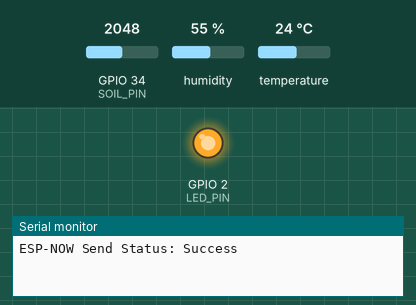
The program below on a simulated ESP32. Parts: output pins drawn as LEDs (lit = HIGH), the last lines printed to the serial monitor. The inputs (shaded band) are chosen by the test bench; at power-on: GPIO 34 (SOIL_PIN) = 2048, humidity 55 %, temperature 24 °C.

Above: at 0.1 s.
At 10.8 s:
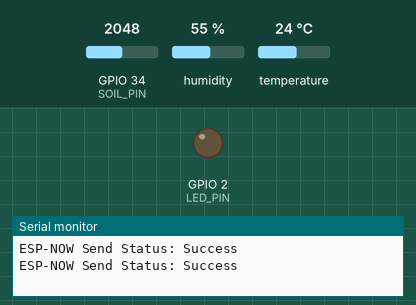
10.9 s: GPIO 34 (SOIL_PIN) set to 1019
20.9 s: GPIO 34 (SOIL_PIN) set to 914
At 21.6 s:
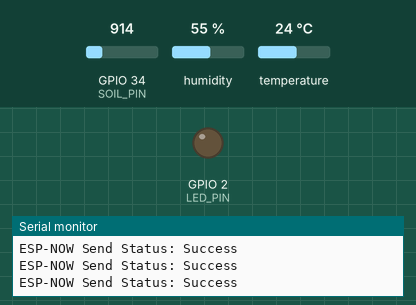
Timing chart, 0 to 23.9 s (numbered marks = the images above; inputs shaded):
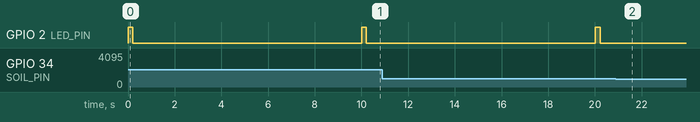

The program:

main.cpp
```cpp
#include <Arduino.h>
#include <esp_now.h>
#include <WiFi.h>
#include <DHT.h>

// Sensor Pins and Config
#define DHTPIN 4          // DHT22 data pin
#define DHTTYPE DHT22     // DHT22 sensor type
DHT dht(DHTPIN, DHTTYPE);
#define SOIL_PIN 34       // Soil moisture analog pin
#define LED_PIN 2         // LED for send status

// Gateway MAC Address (replace with your Gateway ESP32's MAC from WiFi.macAddress())
uint8_t gatewayMac[] = {0x8C, 0x4F, 0x00, 0x27, 0xB3, 0xF0};  // Example: Use hex bytes

// Structured Data for ESP-NOW (ensures type safety and easy parsing)
typedef struct {
  float temperature;
  float humidity;
  float moisture;
} SensorData;

// Callback for ESP-NOW send status (integration: visual feedback for debugging)
void OnDataSent(const uint8_t *mac_addr, esp_now_send_status_t status) {
  digitalWrite(LED_PIN, status == ESP_NOW_SEND_SUCCESS ? HIGH : LOW);  // LED high on success
  Serial.print("ESP-NOW Send Status: ");
  Serial.println(status == ESP_NOW_SEND_SUCCESS ? "Success" : "Fail");
  delay(200);  // Brief blink
  digitalWrite(LED_PIN, LOW);
}

void setup() {
  Serial.begin(115200);  // For debugging via Serial Monitor
  pinMode(LED_PIN, OUTPUT);
  dht.begin();  // Initialize DHT22

  // Initialize Wi-Fi in STA mode (required for ESP-NOW, but no connection needed)
  WiFi.mode(WIFI_STA);

  // Initialize ESP-NOW
  if (esp_now_init() != ESP_OK) {
    Serial.println("Error initializing ESP-NOW");
    while (1);  // Halt on failure (senior practice: fail fast)
  }

  // Register send callback
  esp_now_register_send_cb(OnDataSent);

  // Add Gateway as peer
  esp_now_peer_info_t peerInfo = {};
  memcpy(peerInfo.peer_addr, gatewayMac, 6);
  peerInfo.channel = 0;  // Auto-select channel
  peerInfo.encrypt = false;  // No encryption (add if needed for security)
  if (esp_now_add_peer(&peerInfo) != ESP_OK) {
    Serial.println("Failed to add peer");
    while (1);
  }
}

void loop() {
  // Read sensors
  float temp = dht.readTemperature();  // Celsius
  float hum = dht.readHumidity();      // %
  int soil_raw = analogRead(SOIL_PIN); // 0-4095 (calibrate: dry ~4095, wet ~1000)
  float soil = map(soil_raw, 4095, 1000, 0, 100);  // Map to 0-100% (invert for moisture; adjust based on tests)

  // Data validation (integration: prevent bad data from propagating to ML)
  if (isnan(temp) || isnan(hum) || soil < 0 || soil > 100) {
    Serial.println("Sensor reading error - skipping send");
    delay(1000);  // Retry sooner
    return;
  }

  // Package data
  SensorData data = {temp, hum, soil};

  // Send via ESP-NOW (low-power, direct peer-to-peer)
  esp_err_t result = esp_now_send(gatewayMac, (uint8_t *)&data, sizeof(data));
  if (result != ESP_OK) {
    Serial.println("ESP-NOW send error");
  }

  delay(10000);  // 10s interval (adjust for farm needs; low for testing)
}
```

Measured:
- after the input at 20.9 s, GPIO 2 (LED_PIN): stays LOW (without the input it goes to HIGH after 9.1 s)
- by itself, GPIO 2 (LED_PIN): alternates HIGH for 0.20 s and LOW for 9.8 s
